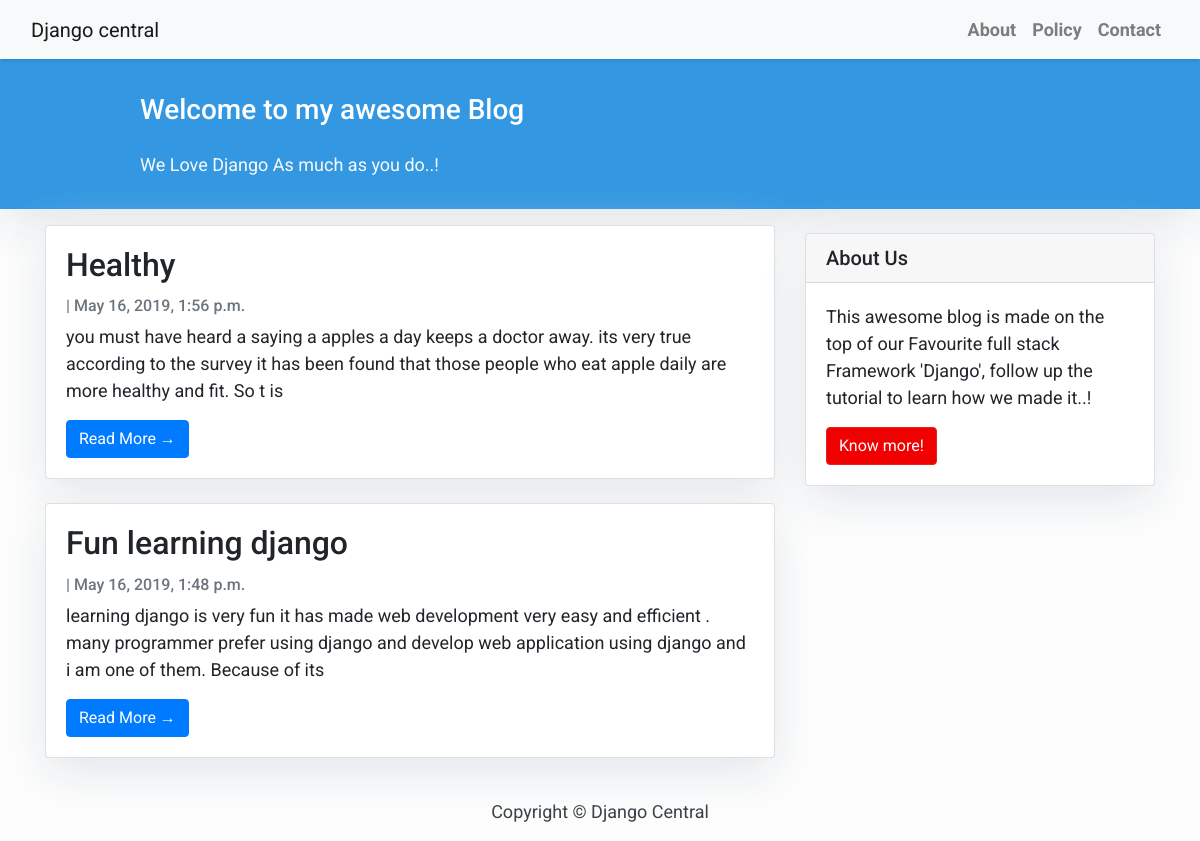
The page / on the database its author committed.
### blog/models.py (models this page shows, shortened)
class Post(models.Model):
    title = models.CharField(max_length=200, unique=True)
    slug = models.SlugField(max_length=200, unique=True)
    author = models.ForeignKey(User, on_delete= models.CASCADE,related_name='blog_posts')
    updated_on = models.DateTimeField(auto_now= True)
    content = models.TextField()
    created_on = models.DateTimeField(auto_now_add=True)
    status = models.IntegerField(choices=STATUS, default=0)
    class Meta:
        ordering = ['-created_on']

### blog/views.py (the view)
# urls.py: path('', views.PostList.as_view(), name='home'),
class PostList(generic.ListView):
	model=Post
	template_name="index.html"

### templates/index.html (shortened to what this page needs)
{% extends "base.html" %}
{% block content %}
<header class="masthead">
    <div class="container">
        <div class="row">
            <div class=" col-md-8 col-md-10 mx-auto">
                <div class="site-heading">
                    <h3 class=" site-heading my-4 mt-3 text-white"> Welcome to my awesome Blog </h3>
                    <p class="text-light">We Love Django As much as you do..! &nbsp
                    </p>
                </div>
            </div>
        </div>
    </div>
</header>
<div class="container">
    <div class="row">
        <div class="col-md-8 mt-3 left">
            {% for post in post_list %}
            <div class="card mb-4">
                <div class="card-body">
                    <h2 class="card-title">{{ post.title }}</h2>
                    <p class="card-text text-muted h6">{{ post.Author }} | {{ post.created_on}} </p>
                    <p class="card-text">{{post.content|slice:":200" }}</p>
                    <a href="{% url 'post_detail' post.slug  %}" class="btn btn-primary">Read More &rarr;</a>
                </div>
            </div>
            {% endfor %}
        </div>
        {% block sidebar %} {% include 'sidebar.html' %} {% endblock sidebar %}
    </div>
</div>
{%endblock%}

### templates/base.html (shortened to what this page needs)
<!DOCTYPE html>
<html>
    <head>
        <link rel="stylesheet" href="https://maxcdn.bootstrapcdn.com/bootstrap/4.0.0/css/bootstrap.min.css"
 />
    </head>
    <body>
        <nav class="navbar navbar-expand-lg navbar-light bg-light shadow" id="mainNav">
            <div class="container-fluid">
                <a class="navbar-brand" href="{% url 'home' %}">Django central</a>
                <div class="collapse navbar-collapse" id="navbarResponsive">
                    <ul class="navbar-nav ml-auto">
                        <li class="nav-item text-black">
                            <a class="nav-link text-black font-weight-bold" href="#">About</a>
                        </li>
                        <li class="nav-item text-black">
                            <a class="nav-link text-black font-weight-bold" href="#">Policy</a>
                        </li>
                        <li class="nav-item text-black">
                            <a class="nav-link text-black font-weight-bold" href="#">Contact</a>
                        </li>
                    </ul>
                </div>
            </div>
        </nav>
        {% block content %}{% endblock content %}
        <footer class="py-3 bg-grey">
            <p class="m-0 text-dark text-center ">Copyright &copy; Django Central</p>
        </footer>
    </body>
</html>

### templates/sidebar.html (shortened to what this page needs)
{% block sidebar %}
                    <div class="col-md-4 float-right ">
                    <div class="card my-4">
                            <h5 class="card-header">About Us</h5>
                        <div class="card-body">
                            <p class="card-text"> This awesome blog is made on the top of our Favourite full stack Framework 'Django', follow up the tutorial to learn how we made it..!</p>
                            <a href="https://djangocentral.com/building-a-blog-application-with-django"
                               class="btn btn-danger">Know more!</a>
                        </div>
                    </div>
                    </div>
{% endblock sidebar %}

### templates/base.html (style rules this page uses)
body { font-family: "Roboto", sans-serif; font-size: 17px; background-color: #fdfdfd; }
.shadow { box-shadow: 0 4px 2px -2px rgba(0, 0, 0, 0.1); }
.btn-danger { color: #fff; background-color: #f00000; border-color: #dc281e; }
.masthead { background: #3398E1; height: auto; padding-bottom: 15px; box-shadow: 0 16px 48px #E3E7EB; padding-top: 10px; }

### templates/index.html (style rules this page uses)
body { font-family: "Roboto", sans-serif; font-size: 18px; background-color: #fdfdfd; }
.card { box-shadow: 0 16px 48px #E3E7EB; }

### templates/sidebar.html (style rules this page uses)
.card { box-shadow: 0 16px 48px #E3E7EB; }

### rows shown on the page
Post: title "Healthy", created_on "May 16, 2019, 1:56 p.m.", content "you must have heard a saying a apples a day keeps a doctor away. its very true according to the survey it has been found that those people who eat apple daily are more healthy and fit. So t is"
Post: title "Fun learning django", created_on "May 16, 2019, 1:48 p.m.", content "learning django is very fun it has made web development very easy and efficient . many programmer prefer using django and develop web application using django and i am one of them. Because of its"
